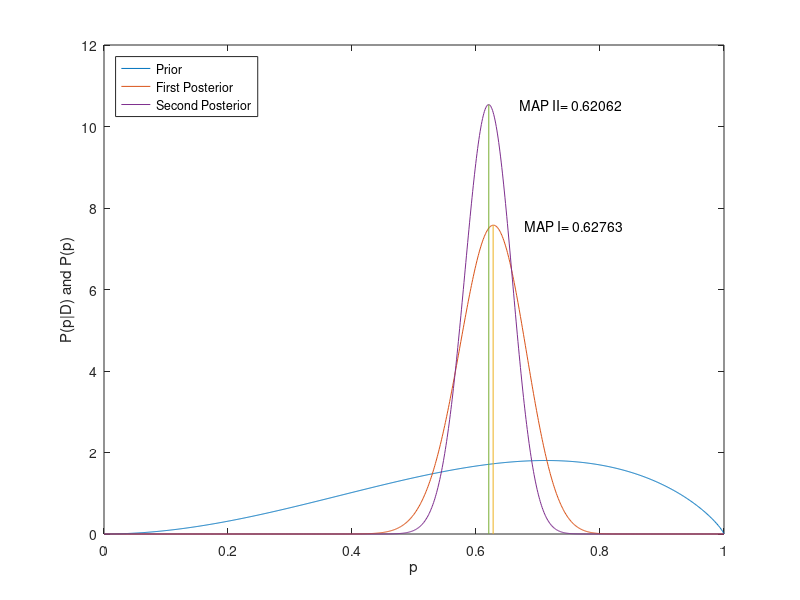

MATLAB code to generate this figure:
%% MAP estimation for the binomial distribution
% It is believed that the data set

x=[13    10    10    17]; 
%% 
% is binomially distributed with a value of 

n=20;
%% 
% However, the parameter $p$ is unknown. First we establish a maximum likelihood 
% estimate for $p$.

pMLE=mle(x,"distribution","Binomial","NTrials",n)
%% 
% Construct a beta distribution prior for p. Parameterize this distribution 
% so that $\mu=pMLE$ and $\sigma=0.2$.

mu=pMLE;    %subjective guess at expected value for p
sigma=0.2;   %subjective guess at standard deviation around the expected value for p
alpha=mu*((mu*(1-mu)/sigma^2)-1);
beta=(1-mu)*alpha/mu;
p=linspace(0,1,1000);
prior=betapdf(p,alpha,beta);
%% 
% Construct a likelihood function for the data.

F=prod(binopdf(repmat(x',1,length(p)),repmat(n,length(x),length(p)),repmat(p,length(x),1)));
%% 
% Plot the prior

figure(2)
p1=plot(p,prior);
%% 
% Construct the marginal probability

margin=trapz(p,F.*prior);
%% 
% Construct the posterior probability and plot it

posterior=F.*prior/margin;
figure(2)
hold on
p2=plot(p,posterior);
hold off
%% 
% Compute the MAP estimate for $p$ and visualize it

[M,I]=max(posterior);
MAP=p(I)
figure(2)
hold on
plot([p(I) p(I)],[0,posterior(I)]);
text(p(I)+.05,posterior(I),strjoin({'MAP I=',num2str(p(I))}))
hold off
%% 
% Collect more data in order to compute an even more refined MAP estimate

x=[12    14     9    14];
%% 
% Update the prior to the old posterior

prior=posterior;  
%% 
% Compute a new likelihood function using the new data

F=prod(binopdf(repmat(x',1,length(p)),repmat(n,length(x),length(p)),repmat(p,length(x),1)));
%% 
% Compute the new marginal probability

margin=trapz(p,F.*prior);
%% 
% Compute the new posterior probability

posterior=F.*prior/margin;
hold on
p3=plot(p,posterior);
%% 
% Find the second, refined MAP estimate

[M,I]=max(posterior);
MAP2=p(I)
plot([p(I) p(I)],[0,posterior(I)]);
text(p(I)+.05,posterior(I),strjoin({'MAP II=',num2str(p(I))}))
legend([p1,p2,p3],'Prior','First Posterior','Second Posterior','Location','northwest')
hold off
xlabel('p')
ylabel('P(p|D) and P(p)')